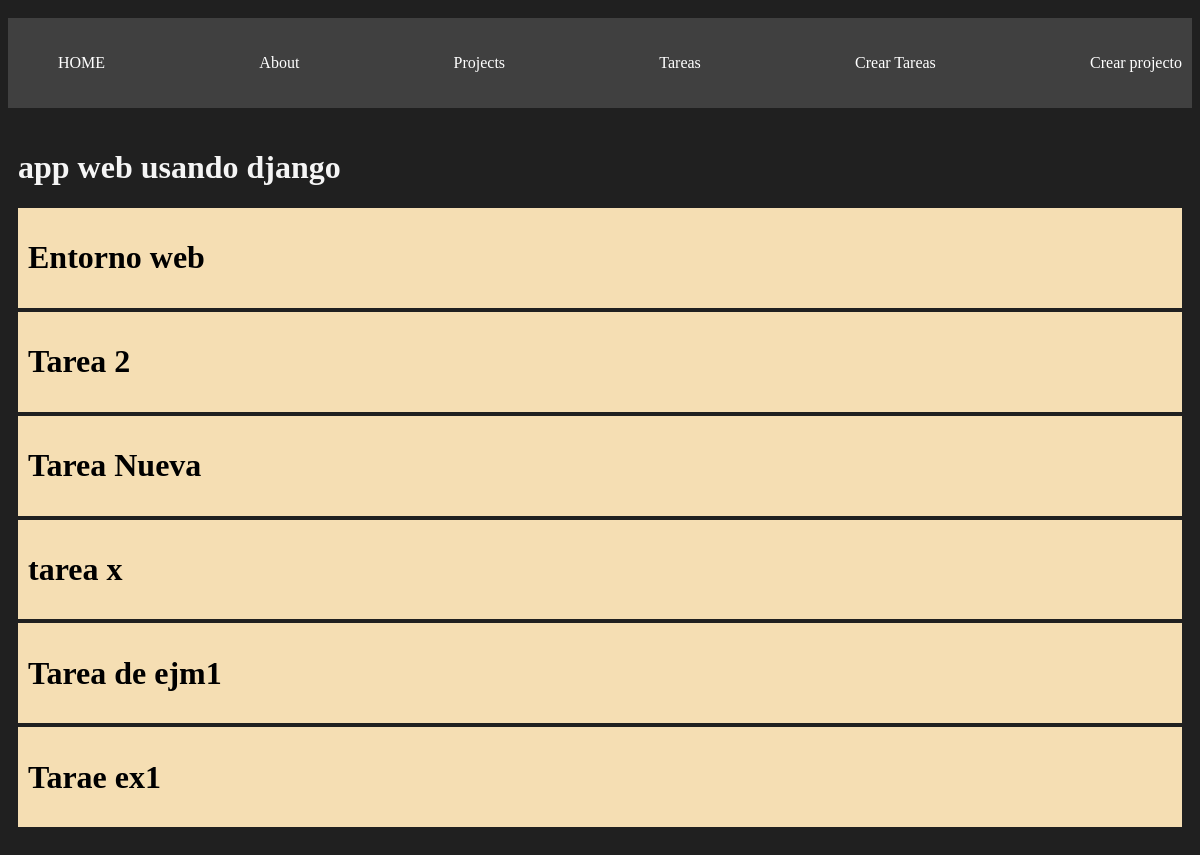
The app's page /projects/2 with its own data.
### myapp/models.py (models this page shows, shortened)
class Project(models.Model):
    name = models.CharField(max_length=200)
    def __str__(self) :
        return self.name

class Task(models.Model):
    title = models.CharField(max_length=200)
    description = models.TextField()
    project = models.ForeignKey(Project, on_delete=models.CASCADE)
    done = models.BooleanField(default=False)

### myapp/views.py (the view)
# urls.py: path('projects/<int:id>', views.project_detail, name='project_detail'),
def project_detail(request, id):
    project=get_object_or_404(Project, id=id)
    tasks = Task.objects.filter(project_id=id)
    return render(request, "project/detail.html", {
        'project': project,
        'tasks': tasks,
    })

### myapp/templates/project/detail.html
{%extends 'layouts/base.html'%}
{%block content%}
<h1>{{project}}</h1>
{%for task in tasks%}
    <div class="card">
        <h1>{{task.title}}</h1>
    </div>
{%endfor%}
{%endblock%}

### myapp/static/styles/main.css (style rules this page uses)
body { background: #202020; color: whitesmoke; padding: 10px 0px; }
.card { background: wheat; color: black; padding: 10px; margin-bottom: 4px; }

### records on screen
Project: name "app web usando django"
Task: title "Entorno web"
Task: title "Tarea 2"
Task: title "Tarea Nueva"
Task: title "tarea x"
Task: title "Tarea de ejm1"
Task: title "Tarae ex1"
